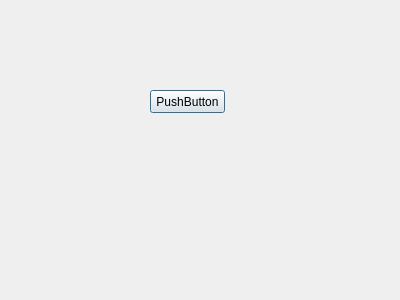
<?xml version="1.0" encoding="UTF-8"?>
<ui version="4.0">
 <class>FilePart</class>
 <widget class="QDialog" name="FilePart">
  <property name="geometry">
   <rect>
    <x>0</x>
    <y>0</y>
    <width>400</width>
    <height>300</height>
   </rect>
  </property>
  <property name="windowTitle">
   <string>Dialog</string>
  </property>
  <widget class="QPushButton" name="pushButton">
   <property name="geometry">
    <rect>
     <x>150</x>
     <y>90</y>
     <width>75</width>
     <height>23</height>
    </rect>
   </property>
   <property name="text">
    <string>PushButton</string>
   </property>
  </widget>
 </widget>
 <resources/>
 <connections/>
</ui>
